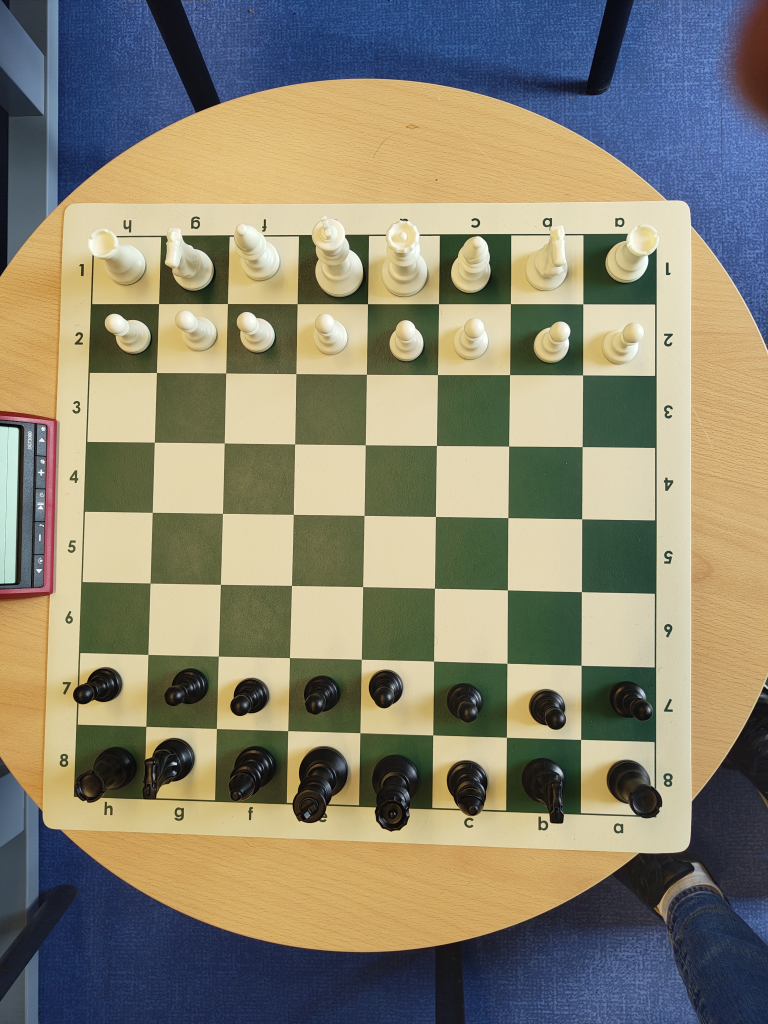
#> input picture samples/c.jpg, 3072 x 4096 px, given in place of stream, which was not available (shown at 1/4 size)
$ python detect_chessboard.py
#> lines starting #> are read from the running program, lines starting #| are printed output that depends on the picture; pictures that were not available may be replaced by others from this repository, and a replacement may not be noted
import cv2
from matplotlib import pyplot as plt
import numpy as np
import math
import os

# Replace with your stream URL
stream_url = "http://10.42.0.177:4444/stream"
cap = cv2.VideoCapture(stream_url)


def fit_chessboard_grid(image, max_corners=200, debug=False):


    if len(image.shape) == 3:
        gray = cv2.cvtColor(image, cv2.COLOR_BGR2GRAY)
        dbg = image.copy()
    else:
        gray = image.copy()
        dbg = cv2.cvtColor(gray, cv2.COLOR_GRAY2BGR)

    # ------------------------------------------------------------
    # 1) detect candidate corners
    # ------------------------------------------------------------
    blur = cv2.GaussianBlur(gray, (5, 5), 0)

    pts = cv2.goodFeaturesToTrack(
        blur,
        maxCorners=max_corners,
        qualityLevel=0.01,
        minDistance=6,
        blockSize=5,
        useHarrisDetector=True,
        k=0.04
    )

    if pts is None or len(pts) < 25:
        return (None, dbg) if debug else None

    pts = pts[:, 0, :].astype(np.float32)

    term = (cv2.TERM_CRITERIA_EPS + cv2.TERM_CRITERIA_MAX_ITER, 30, 0.01)
    pts = cv2.cornerSubPix(gray, pts, (5, 5), (-1, -1), term)

    # ------------------------------------------------------------
    # 2) estimate two dominant lattice directions from local pair angles
    # ------------------------------------------------------------
    angle_hist = np.zeros(180, dtype=np.float32)
    radius = max(gray.shape[:2]) * 0.15

    for i in range(len(pts)):
        pi = pts[i]
        for j in range(i + 1, len(pts)):
            pj = pts[j]
            dvec = pj - pi
            d = np.linalg.norm(dvec)
            if d < 5 or d > radius:
                continue
            ang = np.degrees(np.arctan2(dvec[1], dvec[0]))
            ang = (ang + 180) % 180
            angle_hist[int(ang)] += 1.0 / (1.0 + d)

    if angle_hist.max() == 0:
        return (None, dbg) if debug else None

    # smooth histogram
    smooth = np.zeros_like(angle_hist)
    for i in range(180):
        for k in range(-4, 5):
            smooth[i] += angle_hist[(i + k) % 180]

    a1 = int(np.argmax(smooth))
    smooth2 = smooth.copy()
    for k in range(-20, 21):
        smooth2[(a1 + k) % 180] = 0
    a2 = int(np.argmax(smooth2))

    th1 = np.deg2rad(a1)
    th2 = np.deg2rad(a2)

    u1 = np.array([np.cos(th1), np.sin(th1)], dtype=np.float32)
    u2 = np.array([np.cos(th2), np.sin(th2)], dtype=np.float32)

    if abs(np.cross(u1, u2)) < 0.25:
        return (None, dbg) if debug else None

    # ------------------------------------------------------------
    # 3) transform points into lattice basis
    # ------------------------------------------------------------
    A = np.stack([u1, u2], axis=1)
    try:
        Ainv = np.linalg.inv(A)
    except np.linalg.LinAlgError:
        return (None, dbg) if debug else None

    uv = (Ainv @ pts.T).T

    # ------------------------------------------------------------
    # 4) estimate lattice spacings
    # ------------------------------------------------------------
    du_vals = []
    dv_vals = []

    for i in range(len(uv)):
        for j in range(i + 1, len(uv)):
            d = uv[j] - uv[i]
            adu = abs(d[0])
            adv = abs(d[1])

            if adv < 8 and adu > 4:
                du_vals.append(adu)
            if adu < 8 and adv > 4:
                dv_vals.append(adv)

    if len(du_vals) < 20 or len(dv_vals) < 20:
        return (None, dbg) if debug else None

    def dominant_spacing(vals):
        vals = np.array(vals, dtype=np.float32)
        vals = vals[(vals > 4) & (vals < np.percentile(vals, 85))]
        if len(vals) < 10:
            return None
        hist, edges = np.histogram(vals, bins=100)
        k = np.argmax(hist)
        return 0.5 * (edges[k] + edges[k + 1])

    su = dominant_spacing(du_vals)
    sv = dominant_spacing(dv_vals)

    if su is None or sv is None:
        return (None, dbg) if debug else None

    # ------------------------------------------------------------
    # 5) try many lattice origins and score 9x9 occupancy
    # ------------------------------------------------------------
    best_score = -1
    best_params = None
    best_assign = None

    u_all = uv[:, 0]
    v_all = uv[:, 1]

    # sample possible origins from actual points
    sample_idx = np.linspace(0, len(pts) - 1, min(80, len(pts))).astype(int)

    for idx in sample_idx:
        u0 = u_all[idx]
        v0 = v_all[idx]

        iu = np.round((u_all - u0) / su).astype(int)
        iv = np.round((v_all - v0) / sv).astype(int)

        # try sliding 9x9 windows in integer lattice space
        for umin in range(iu.min(), iu.max() - 7):
            umax = umin + 8
            for vmin in range(iv.min(), iv.max() - 7):
                vmax = vmin + 8

                inside = (iu >= umin) & (iu <= umax) & (iv >= vmin) & (iv <= vmax)
                if inside.sum() < 20:
                    continue

                # occupancy map
                occ = {}
                residuals = []

                for p, a, b, keep, uu, vv in zip(pts, iu, iv, inside, u_all, v_all):
                    if not keep:
                        continue
                    key = (a, b)
                    pred_u = u0 + a * su
                    pred_v = v0 + b * sv
                    residuals.append((uu - pred_u) ** 2 + (vv - pred_v) ** 2)
                    if key not in occ:
                        occ[key] = []
                    occ[key].append(p)

                # count occupied cells in 9x9
                occ_count = 0
                for a in range(umin, umax + 1):
                    for b in range(vmin, vmax + 1):
                        if (a, b) in occ:
                            occ_count += 1

                if occ_count < 20:
                    continue

                residual = np.mean(residuals) if residuals else 1e9

                # encourage occupancy, penalize fitting error
                score = occ_count * 10 - residual

                # bonus for interior support
                interior = 0
                for a in range(umin + 1, umax):
                    for b in range(vmin + 1, vmax):
                        if (a, b) in occ:
                            interior += 1
                score += interior * 4

                if score > best_score:
                    best_score = score
                    best_params = (u0, v0, umin, vmin)
                    best_assign = occ

    if best_params is None:
        return (None, dbg) if debug else None

    u0, v0, umin, vmin = best_params

    # ------------------------------------------------------------
    # 6) build predicted 9x9 grid and refine with observed points
    # ------------------------------------------------------------
    grid = np.zeros((9, 9, 2), dtype=np.float32)

    for r in range(9):
        for c in range(9):
            a = umin + c
            b = vmin + r

            pred_uv = np.array([u0 + a * su, v0 + b * sv], dtype=np.float32)
            pred_xy = A @ pred_uv

            if (a, b) in best_assign:
                obs = np.mean(best_assign[(a, b)], axis=0)
                # blend observed and predicted for stability
                pt = 0.7 * obs + 0.3 * pred_xy
            else:
                pt = pred_xy

            grid[r, c] = pt

    # ------------------------------------------------------------
    # 7) optional homography refinement from ideal lattice
    # ------------------------------------------------------------
    src = []
    dst = []
    for r in range(9):
        for c in range(9):
            a = umin + c
            b = vmin + r
            if (a, b) in best_assign:
                obs = np.mean(best_assign[(a, b)], axis=0)
                src.append([c, r])
                dst.append(obs)

    if len(src) >= 8:
        src = np.array(src, dtype=np.float32)
        dst = np.array(dst, dtype=np.float32)

        H, mask = cv2.findHomography(src, dst, method=cv2.RANSAC, ransacReprojThreshold=5.0)
        if H is not None:
            ideal = np.array([[[c, r]] for r in range(9) for c in range(9)], dtype=np.float32)
            proj = cv2.perspectiveTransform(ideal, H).reshape(9, 9, 2)
            grid = proj.astype(np.float32)

    # ------------------------------------------------------------
    # debug draw
    # ------------------------------------------------------------
    if debug:
        for p in pts:
            cv2.circle(dbg, tuple(np.int32(p)), 2, (120, 120, 120), -1)

        for r in range(9):
            for c in range(9):
                p = tuple(np.int32(grid[r, c]))
                cv2.circle(dbg, p, 4, (0, 255, 255), -1)

        for r in range(9):
            for c in range(8):
                p1 = tuple(np.int32(grid[r, c]))
                p2 = tuple(np.int32(grid[r, c + 1]))
                cv2.line(dbg, p1, p2, (0, 255, 0), 1)

        for c in range(9):
            for r in range(8):
                p1 = tuple(np.int32(grid[r, c]))
                p2 = tuple(np.int32(grid[r + 1, c]))
                cv2.line(dbg, p1, p2, (255, 0, 0), 1)

        return grid, dbg

    return grid


grid = None

while True:
    ret, frame = cap.read()
#> frame is the input picture: shape (4096, 3072, 3); mean B, G, R 111.9, 132.2, 137.1
    if not ret:
        break


    if grid is None:


        gray = cv2.cvtColor(frame, cv2.COLOR_BGR2GRAY)
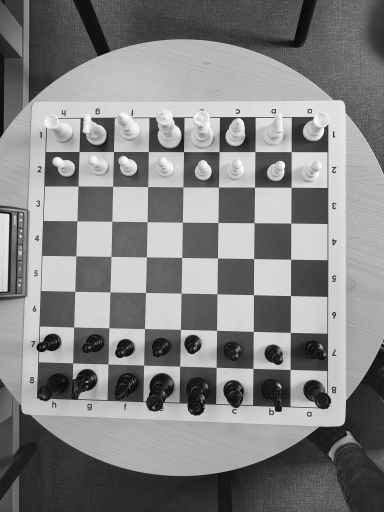
#> gray: shape (4096, 3072) (shown at 1/8 size); min 0, max 255, mean 131.4
        blurred_a = cv2.GaussianBlur(gray, (3, 3), 0)


        # [6 lines of commented-out code are left out]
        edges = cv2.Canny(blurred_a, 50, 150)
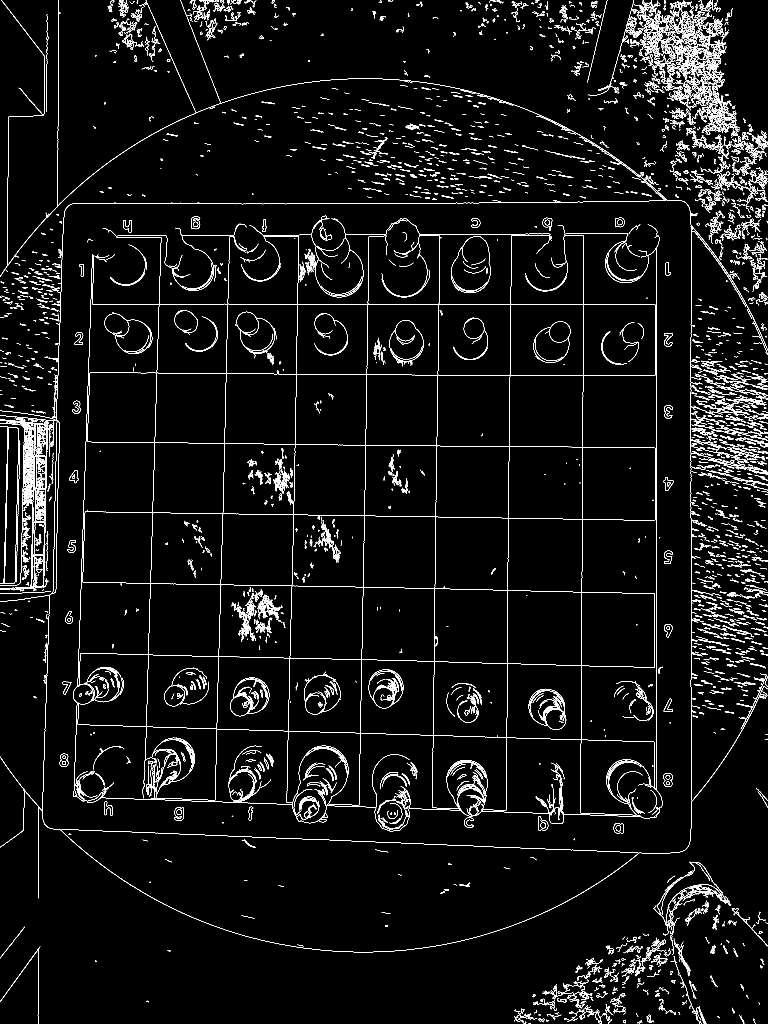
#> edges: shape (4096, 3072) (shown at 1/4 size); 2.5% white in thin lines or dots

        # # Close gaps in the border
        # kernel = cv2.getStructuringElement(cv2.MORPH_RECT, (3, 3))
        # edges = cv2.morphologyEx(edges, cv2.MORPH_CLOSE, kernel)

        margin = 10
        edges[:margin, :] = 0
#> edges: shape (4096, 3072); 2.5% white in thin lines or dots
        edges[-margin:, :] = 0
#> edges: shape (4096, 3072); 2.5% white in thin lines or dots
        edges[:, :margin] = 0
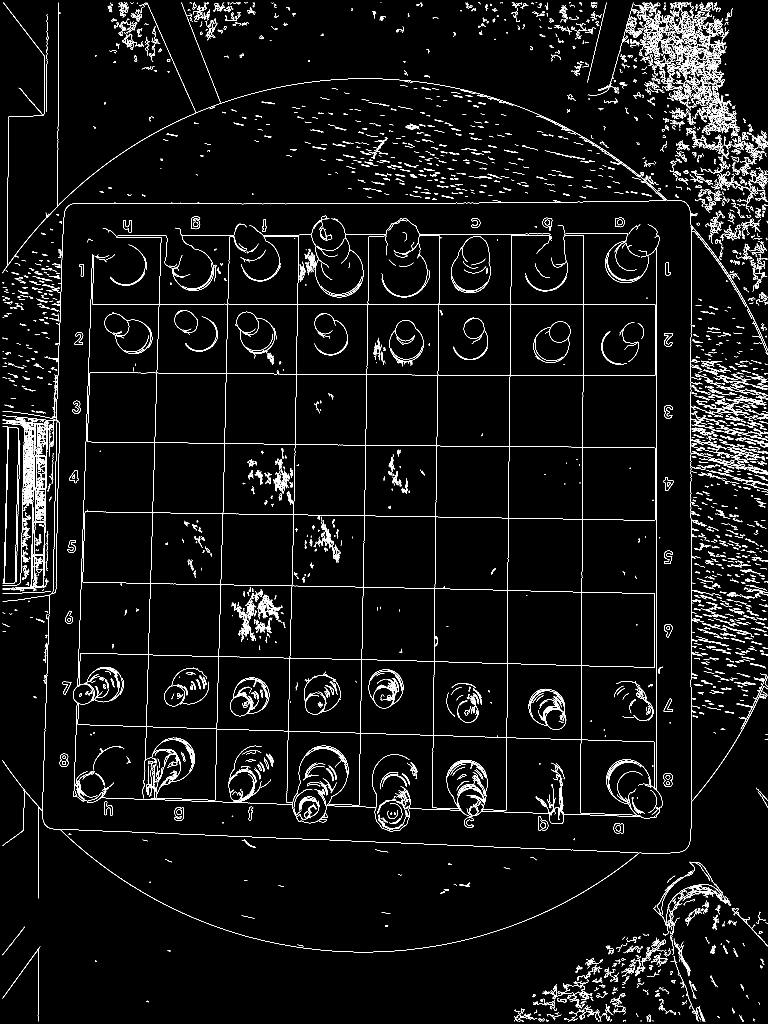
#> edges: shape (4096, 3072) (shown at 1/4 size); 2.5% white in thin lines or dots
        edges[:, -margin:] = 0
#> edges: shape (4096, 3072); 2.4% white in thin lines or dots


        cv2.imshow("Edges Stream", edges)

        grid, dbg = fit_chessboard_grid(edges, debug=True)
#> in fit_chessboard_grid, `blur = cv2.GaussianBlur(gray, (5, 5), 0)`:
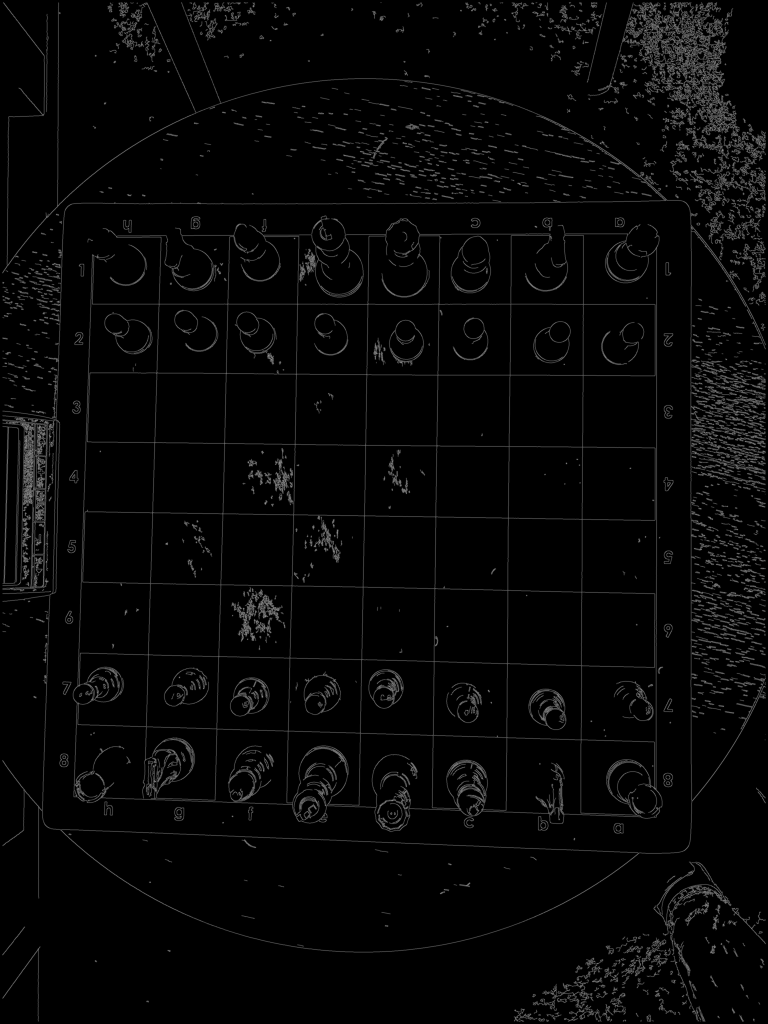
#> blur: shape (4096, 3072) (shown at 1/4 size); min 0, max 188, mean 6.3
#> in fit_chessboard_grid, `pts = cv2.goodFeaturesToTrack( blur, maxCorners=max_corners, qualityLe..`: pts = 200 rows, first 8: [1989, 960], [3019, 3700], [814, 2754], [2785, 744], [107, 2180], [601, 3528], [172, 2077], [2318, 1860]
#> in fit_chessboard_grid, `pts = pts[:, 0, :].astype(np.float32)`: pts = 200 pairs, first value 26 to 3057, second value 11 to 4083
#> in fit_chessboard_grid, `pts = cv2.cornerSubPix(gray, pts, (5, 5), (-1, -1), term)`: pts = 200 pairs, first value 24.98 to 3057.7, second value 11.79 to 4081.5
#> the loop in fit_chessboard_grid, `for i in range(len(pts)):` made 200 passes
#> pi on passes 1 to 3: [1989.5, 960], [3018.8, 3699.5], [813.4, 2754.6]
#> after the loop in fit_chessboard_grid, `for i in range(len(pts)):`: angle_hist = 180 values, max 0.169 at index 153, min 0.0135 at index 169, mean 0.0561
#> after the loop in fit_chessboard_grid, `for i in range(180):`: smooth = 180 values, max 0.735 at index 82, min 0.313 at index 158, mean 0.505
#> in fit_chessboard_grid, `a1 = int(np.argmax(smooth))`: a1 = 82
#> in fit_chessboard_grid, `smooth2 = smooth.copy()`: smooth2 has the same summary as smooth
#> after the loop in fit_chessboard_grid, `for k in range(-20, 21):`: smooth2 = 180 values, max 0.652 at index 53, min 0 at index 62, mean 0.361
#> in fit_chessboard_grid, `a2 = int(np.argmax(smooth2))`: a2 = 53
#> in fit_chessboard_grid, `th1 = np.deg2rad(a1)`: th1 = 1.43
#> in fit_chessboard_grid, `th2 = np.deg2rad(a2)`: th2 = 0.925
#> in fit_chessboard_grid, `u1 = np.array([np.cos(th1), np.sin(th1)], dtype=np.float32)`: u1 = [0.139, 0.99]
#> in fit_chessboard_grid, `u2 = np.array([np.cos(th2), np.sin(th2)], dtype=np.float32)`: u2 = [0.602, 0.799]
#> in fit_chessboard_grid, `A = np.stack([u1, u2], axis=1)`: A = [[0.139, 0.602], [0.99, 0.799]]
#> in fit_chessboard_grid, `Ainv = np.linalg.inv(A)`: Ainv = [[-1.65, 1.24], [2.04, -0.287]]
#> in fit_chessboard_grid, `uv = (Ainv @ pts.T).T`: uv = 200 pairs, first value -4534 to 3388.2, second value -473.9 to 6032.8
#> after the loop in fit_chessboard_grid, `for i in range(len(uv)):`: du_vals = 82 values, max 3506.3 at index 26, min 19.03 at index 2, mean 834.5; dv_vals = 48 values, max 3793.2 at index 19, min 24.9 at index 9, mean 870.3
#> in dominant_spacing, `vals = np.array(vals, dtype=np.float32)`: vals has the same summary as du_vals in fit_chessboard_grid
#> in dominant_spacing, `vals = vals[(vals > 4) & (vals < np.percentile(vals, 85))]`: vals = 69 values, max 1808.9 at index 2, min 19.03 at index 1, mean 542.4
#> in dominant_spacing, `hist, edges = np.histogram(vals, bins=100)`: hist = 100 values, max 4 at index 2, min 0 at index 3, mean 0.69; edges = 101 values from 19.03 to 1808.9
#> in dominant_spacing, `k = np.argmax(hist)`: k = 2
#> in fit_chessboard_grid, `su = dominant_spacing(du_vals)`: su = 63.78
#> in fit_chessboard_grid, `sv = dominant_spacing(dv_vals)`: sv = 126.7
#> in fit_chessboard_grid, `u_all = uv[:, 0]`: u_all = 200 values, max 3388.2 at index 5, min -4534 at index 141, mean -1274.2
#> in fit_chessboard_grid, `v_all = uv[:, 1]`: v_all = 200 values, max 6032.8 at index 69, min -473.9 at index 81, mean 3577.2
#> in fit_chessboard_grid, `sample_idx = np.linspace(0, len(pts) - 1, min(80, len(pts))).astype(int)`: sample_idx = 80 values from 0 to 199
#> the loop in fit_chessboard_grid, `for idx in sample_idx:` made 80 passes
#> (idx, u0, v0) on passes 3 to 10: (5, 3388.2, 216.1), (7, -1508.8, 4199.8), (10, -715.2, 964.3), (12, -3679.2, 5468.5), (15, -1950.1, 5248.8), (17, -3739, 4651), (20, 1541.8, 1289.2), (22, 1523.1, 1192.8)
#> after the loop in fit_chessboard_grid, `for idx in sample_idx:`: best_score = -1
        cv2.imshow("Debug", dbg)

    src = np.array([
#> (the run stopped early here; a loop or call above may not have finished)
